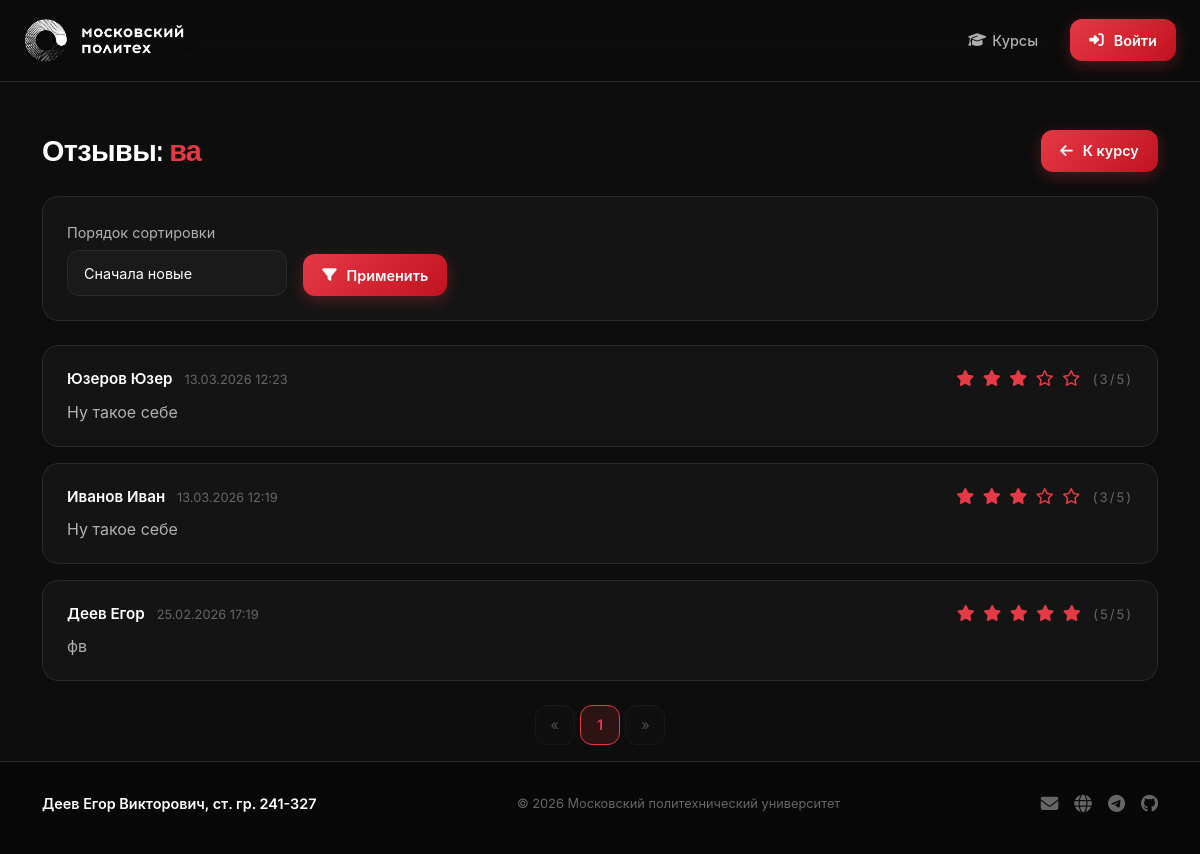
Page /courses/2/reviews on the committed database.
### models.py (models this page shows, shortened)
class Base(DeclarativeBase):
  metadata = MetaData(naming_convention={
        "ix": 'ix_%(column_0_label)s',
        "uq": "uq_%(table_name)s_%(column_0_name)s",
        "ck": "ck_%(table_name)s_%(constraint_name)s",
        "fk": "fk_%(table_name)s_%(column_0_name)s_%(referred_table_name)s",
        "pk": "pk_%(table_name)s"
    })

class Course(Base):
    __tablename__ = 'courses'
    id: Mapped[int] = mapped_column(primary_key=True)
    name: Mapped[str] = mapped_column(String(100))
    short_desc: Mapped[str] = mapped_column(Text)
    full_desc: Mapped[str] = mapped_column(Text)
    rating_sum: Mapped[int] = mapped_column(default=0)
    rating_num: Mapped[int] = mapped_column(default=0)
    category_id: Mapped[int] = mapped_column(ForeignKey("categories.id"))
    author_id: Mapped[int] = mapped_column(ForeignKey("users.id"))
    background_image_id: Mapped[str] = mapped_column(ForeignKey("images.id"))
    created_at: Mapped[datetime] = mapped_column(default=datetime.now)
    author: Mapped["User"] = relationship()
    category: Mapped["Category"] = relationship(lazy=False)
    bg_image: Mapped["Image"] = relationship()
    reviews: Mapped[List["Review"]] = relationship(back_populates='course')

class Review(Base):
    __tablename__ = 'reviews'
    id: Mapped[int] = mapped_column(Integer, primary_key=True)
    rating: Mapped[int] = mapped_column(Integer, nullable=False)
    text: Mapped[str] = mapped_column(Text, nullable=False)
    created_at: Mapped[datetime] = mapped_column(DateTime, default=datetime.now)
    course_id: Mapped[int] = mapped_column(ForeignKey('courses.id'))
    user_id: Mapped[int] = mapped_column(ForeignKey('users.id'))
    course: Mapped['Course'] = relationship(back_populates='reviews')
    user: Mapped['User'] = relationship()

class User(Base, UserMixin):
    __tablename__ = 'users'
    id: Mapped[int] = mapped_column(primary_key=True)
    first_name: Mapped[str] = mapped_column(String(100))
    last_name: Mapped[str] = mapped_column(String(100))
    middle_name: Mapped[Optional[str]] = mapped_column(String(100))
    login: Mapped[str] = mapped_column(String(100), unique=True)
    password_hash: Mapped[str] = mapped_column(String(200))
    created_at: Mapped[datetime] = mapped_column(default=datetime.now)
    @property
    def full_name(self):
        return ' '.join([self.last_name, self.first_name, self.middle_name or ''])

### courses.py (the view)
@bp.route('/<int:course_id>/reviews')
def reviews(course_id):
    course = db.get_or_404(Course, course_id)
    sort = request.args.get('sort', 'new')
    query = db.select(Review).filter_by(course_id=course_id)
    if sort == 'positive':
        query = query.order_by(Review.rating.desc(), Review.created_at.desc())
    elif sort == 'negative':
        query = query.order_by(Review.rating.asc(), Review.created_at.desc())
    else:
        query = query.order_by(Review.created_at.desc())
    pagination = db.paginate(query, per_page=5)
    reviews_list = pagination.items
    user_review = None
    if current_user.is_authenticated:
        user_review = db.session.execute(
            db.select(Review).filter_by(course_id=course_id, user_id=current_user.id)
        ).scalar()
    return render_template('courses/reviews.html',
                           course=course,
                           reviews=reviews_list,
                           pagination=pagination,
                           sort=sort,
                           user_review=user_review)

### templates/courses/reviews.html (shortened to what this page needs)
{% extends 'base.html' %}
{% from 'pagination.html' import render_pagination %}
{% block content %}
<div class="container mt-5">
    <div class="d-flex align-items-center mb-4 gap-3 flex-wrap">
        <h1 style="font-size: 1.8rem; margin-bottom:0;">
            Отзывы: <span style="color: var(--red);">{{ course.name }}</span>
        </h1>
        <a href="{{ url_for('courses.show', course_id=course.id) }}" class="btn-primary-red ms-auto">
            <i class="fas fa-arrow-left me-1"></i>К курсу
        </a>
    </div>
    <div class="review-form-card mb-4">
        <form method="GET" action="{{ url_for('courses.reviews', course_id=course.id) }}" class="d-flex align-items-end gap-3 flex-wrap">
            <div>
                <label for="sort">Порядок сортировки</label>
                <select class="form-select" name="sort" id="sort" style="min-width:220px;">
                    <option value="new" {% if sort == 'new' %}selected{% endif %}>Сначала новые</option>
                </select>
            </div>
            <button type="submit" class="btn-primary-red">
                <i class="fas fa-filter me-1"></i>Применить
            </button>
        </form>
    </div>
    {% if reviews %}
        {% for review in reviews %}
            <div class="review-card">
                <div class="d-flex align-items-center justify-content-between mb-2">
                    <div>
                        <span class="review-author">{{ review.user.full_name }}</span>
                        <span class="review-date ms-2">{{ review.created_at.strftime('%d.%m.%Y %H:%M') }}</span>
                    </div>
                    <div class="review-stars">
                        {% for i in range(5) %}
                            {% if i < review.rating %}<i class="fas fa-star"></i>{% else %}<i class="far fa-star"></i>{% endif %}
                        {% endfor %}
                        <span class="ms-1" style="color: var(--text-muted); font-size:0.82rem;">({{ review.rating }}/5)</span>
                    </div>
                </div>
                <p class="review-text mb-0">{{ review.text }}</p>
            </div>
        {% endfor %}
        <div class="mt-4">
            {{ render_pagination(pagination, 'courses.reviews', {'course_id': course.id, 'sort': sort}) }}
        </div>
    {% else %}
        <div class="review-form-card text-center py-5">
            <i class="fas fa-comment-slash fa-3x mb-3" style="color: var(--text-muted);"></i>
            <p style="color: var(--text-muted);">Отзывов пока нет. Будьте первым!</p>
        </div>
    {% endif %}
</div>
{% endblock %}

### static/styles.css (style rules this page uses)
:root { --red: #e63946; --red-light: #ff6b6b; --red-dark: #c1121f; --red-bg: rgba(230, 57, 70, 0.15); --red-glow: rgba(230, 57, 70, 0.3); --bg: #0d0d0d; --bg-darker: #080808; --card: #141414; --card-hover: #1a1a1a; --elevated: #1e1e1e; --input-bg: #1a1a1a; --text: #ffffff; --text-sec: #b0b0b0; --text-muted: #666666; --border: #2a2a2a; --border-lt: #3a3a3a; --success: #22c55e; --warning: #f59e0b; --danger: #ef4444; --info: #3b82f6; --radius-sm: 8px; --radius-md: 12px; --radius-lg: 16px; --radius-xl: 24px; --radius-full: 9999px; --transition: all 0.3s cubic-bezier(0.4, 0, 0.2, 1); }
*, *::before, *::after { box-sizing: border-box; }
html, body { background-color: var(--bg); color: var(--text); font-family: 'Inter', -apple-system, BlinkMacSystemFont, 'Segoe UI', Roboto, sans-serif; font-size: 16px; line-height: 1.6; -webkit-font-smoothing: antialiased; min-height: 100%; }
h1, h2, h3, h4, h5, h6 { font-family: 'Raleway', sans-serif; font-weight: 700; color: var(--text); letter-spacing: -0.02em; line-height: 1.2; }
a { color: var(--red); text-decoration: none; transition: var(--transition); }
.btn-primary-red { display: inline-flex; align-items: center; gap: 6px; background: linear-gradient(135deg, var(--red) 0%, var(--red-dark) 100%); color: #fff; border: none; border-radius: var(--radius-md); padding: 0.6rem 1.2rem; font-size: 0.9rem; font-weight: 600; cursor: pointer; transition: var(--transition); text-decoration: none; box-shadow: 0 4px 15px var(--red-glow); }
.form-control, .form-select { background: var(--input-bg) !important; border: 1px solid var(--border) !important; border-radius: var(--radius-md) !important; color: var(--text) !important; font-size: 0.9rem; padding: 0.7rem 1rem; transition: var(--transition); }
.form-select option { background: var(--card); color: var(--text); }
label { color: var(--text-sec); font-size: 0.9rem; margin-bottom: 0.4rem; display: block; }
.review-card { background: var(--card); border: 1px solid var(--border); border-radius: var(--radius-lg); padding: 1.25rem 1.5rem; transition: var(--transition); margin-bottom: 1rem; }
.review-stars { color: var(--red); letter-spacing: 2px; font-size: 1rem; }
.review-author { color: var(--text); font-weight: 600; font-size: 0.95rem; }
.review-date { color: var(--text-muted); font-size: 0.8rem; }
.review-text { color: var(--text-sec); margin-top: 0.5rem; line-height: 1.6; }
.review-form-card { background: var(--card); border: 1px solid var(--border); border-radius: var(--radius-lg); padding: 1.5rem; }

### rows in the picture
Course: name "ва"
Review: user.full_name "Юзеров Юзер", created_at "13.03.2026 12:23", rating "3", text "Ну такое себе"
Review: user.full_name "Иванов Иван", created_at "13.03.2026 12:19", rating "3", text "Ну такое себе"
Review: user.full_name "Деев Егор", created_at "25.02.2026 17:19", rating "5", text "фв"

### other values in the picture
{{ page }} "1"
